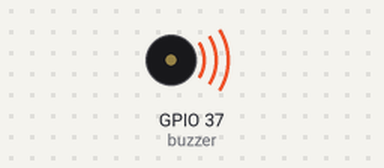
Bench run of a program on a simulated ESP32 board running MicroPython. On the bench: buzzer (waves = sounding). At 8.4 s the program stops and its outputs stay as they are.

Above: at 0.1 s.
At 8.4 s:
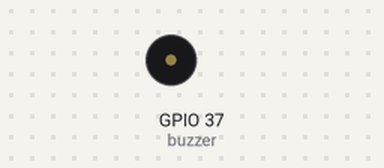
Timing chart, 0 to 9.9 s (numbered marks = the images above):
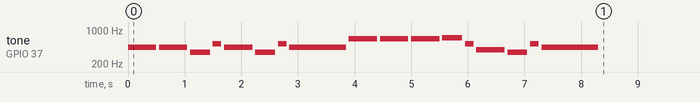

The program:

Buzzer.py
```python
from machine import Pin, PWM
from time import sleep

# Configuración del buzzer (conectado al pin 15)
buzzer = PWM(Pin(37))

# Notas de la melodía y sus frecuencias en Hz
notes = {
    'B0': 31,
    'C1': 33, 'CS1': 35, 'D1': 37, 'DS1': 39, 'E1': 41, 'F1': 44, 'FS1': 46, 'G1': 49, 'GS1': 52, 'A1': 55, 'AS1': 58, 'B1': 62,
    'C2': 65, 'CS2': 69, 'D2': 73, 'DS2': 78, 'E2': 82, 'F2': 87, 'FS2': 93, 'G2': 98, 'GS2': 104, 'A2': 110, 'AS2': 117, 'B2': 123,
    'C3': 131, 'CS3': 139, 'D3': 147, 'DS3': 156, 'E3': 165, 'F3': 175, 'FS3': 185, 'G3': 196, 'GS3': 208, 'A3': 220, 'AS3': 233, 'B3': 247,
    'C4': 262, 'CS4': 277, 'D4': 294, 'DS4': 311, 'E4': 330, 'F4': 349, 'FS4': 370, 'G4': 392, 'GS4': 415, 'A4': 440, 'AS4': 466, 'B4': 494,
    'C5': 523, 'CS5': 554, 'D5': 587, 'DS5': 622, 'E5': 659, 'F5': 698, 'FS5': 740, 'G5': 784, 'GS5': 831, 'A5': 880, 'AS5': 932, 'B5': 988,
    'C6': 1047, 'CS6': 1109, 'D6': 1175, 'DS6': 1245, 'E6': 1319, 'F6': 1397, 'FS6': 1480, 'G6': 1568, 'GS6': 1661, 'A6': 1760, 'AS6': 1865, 'B6': 1976,
    'C7': 2093, 'CS7': 2217, 'D7': 2349, 'DS7': 2489, 'E7': 2637, 'F7': 2794, 'FS7': 2960, 'G7': 3136, 'GS7': 3322, 'A7': 3520, 'AS7': 3729, 'B7': 3951,
    'C8': 4186, 'CS8': 4435, 'D8': 4699, 'DS8': 4978
}

# Melodía de Star Wars (lista de tuplas: (nota, duración))
melody = [
    ('A4', 500), ('A4', 500), ('F4', 350), ('C5', 150), ('A4', 500), ('F4', 350), ('C5', 150), ('A4', 1000),
    ('E5', 500), ('E5', 500), ('E5', 500), ('F5', 350), ('C5', 150), ('G4', 500), ('F4', 350), ('C5', 150), ('A4', 1000)
]

melody2 = [
    ('E5', 200), ('E5', 200), ('E5', 200), ('C5', 200), ('E5', 200), ('G5', 400),
    ('G4', 400), ('C5', 200), ('G4', 200), ('E4', 400),
    ('A4', 200), ('B4', 200), ('A#4', 200), ('A4', 200),
    ('G4', 200), ('E5', 200), ('G5', 200), ('A5', 400),
    ('F5', 200), ('G5', 200), ('E5', 400), ('C5', 200), ('D5', 200), ('B4', 400)
]

# Función para reproducir la melodía
def play_tone(note, duration):
    if note in notes:
        buzzer.freq(notes[note])
        buzzer.duty(150)  # Ciclo de trabajo al 50%
        sleep(duration / 1000)  # Duración de la nota
        buzzer.duty(0)  # Apagar el sonido
        sleep(0.05)  # Pequeña pausa entre notas

def play_melody(melody):
    for note, duration in melody:
        play_tone(note, duration)

# Reproducir la melodía
play_melody(melody)

# Detener el PWM cuando termine la melodía
buzzer.deinit()
```

Measured:
- by itself, tone on GPIO 37 (buzzer): plays 440 Hz for 0.50 s, 440 Hz for 0.50 s, 349 Hz for 0.35 s, 523 Hz for 0.15 s, 440 Hz for 0.50 s, 349 Hz for 0.35 s … (17 notes in this stretch)
